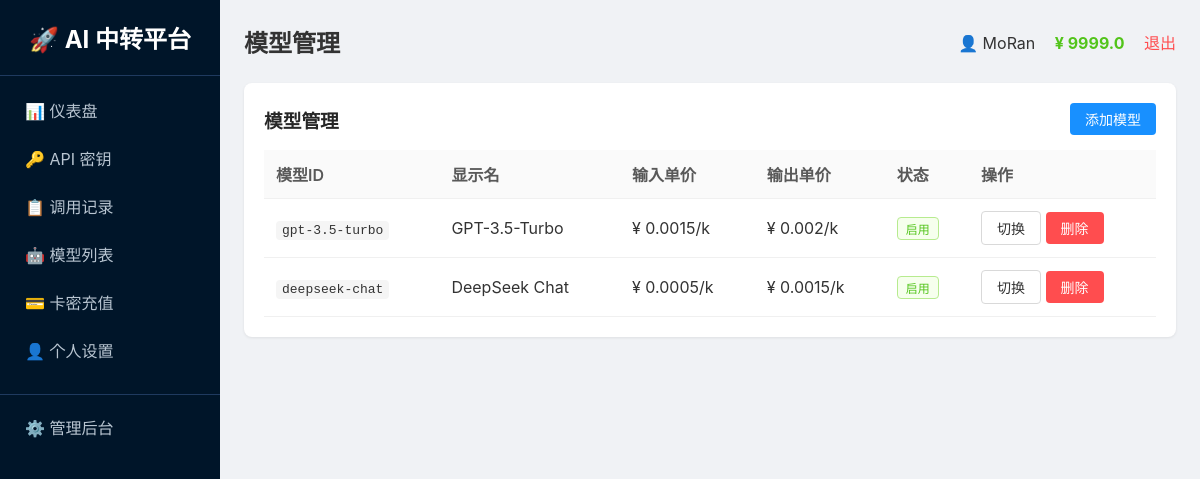
The page /admin/models (signed in) on the database its author committed.
### tables this page shows
CREATE TABLE users
                 (id INTEGER PRIMARY KEY AUTOINCREMENT,
                  username TEXT UNIQUE NOT NULL,
                  password TEXT NOT NULL,
                  balance REAL DEFAULT 0,
                  is_admin INTEGER DEFAULT 0,
                  status INTEGER DEFAULT 1,
                  created_at TEXT);

CREATE TABLE models
                 (id INTEGER PRIMARY KEY AUTOINCREMENT,
                  name TEXT UNIQUE NOT NULL,
                  display_name TEXT,
                  base_url TEXT NOT NULL,
                  api_key TEXT NOT NULL,
                  input_price REAL NOT NULL,
                  output_price REAL NOT NULL,
                  status INTEGER DEFAULT 1,
                  sort INTEGER DEFAULT 0);

### app.py (the view)
@app.route('/admin/models')
@login_required
@admin_required
def admin_models():
    user = get_user()
    conn = get_db()
    if USE_POSTGRES:
        models = fetch_all(conn, "SELECT * FROM models ORDER BY sort ASC")
    else:
        models = fetch_all(conn, "SELECT * FROM models ORDER BY sort ASC")
    conn.close()
    return render_template('admin_models.html',
                           page_title='模型管理',
                           user=user,
                           menu_items=MENU_ITEMS,
                           active_menu='admin',
                           models=models)

### app.py (called while the page is built)
def get_db():
    if USE_POSTGRES:
        if not PSYCOPG2_AVAILABLE:
            raise RuntimeError("PostgreSQL 数据库需要 psycopg2 库，请安装: pip install psycopg2-binary")
        conn = psycopg2.connect(DATABASE_URL)
        conn.autocommit = False
        return conn
    else:
        import sqlite3
        db_path = os.environ.get('DATABASE_PATH', os.path.join(os.path.dirname(os.path.abspath(__file__)), 'platform.db'))
        conn = sqlite3.connect(db_path)
        conn.row_factory = sqlite3.Row
        return conn

def get_user():
    if 'user_id' not in session:
        return None
    conn = get_db()
    if USE_POSTGRES:
        cursor = conn.cursor(cursor_factory=RealDictCursor)
        cursor.execute("SELECT * FROM users WHERE id = %s", (session['user_id'],))
        user = cursor.fetchone()
        cursor.close()
    else:
        cursor = conn.cursor()
        cursor.execute("SELECT * FROM users WHERE id = ?", (session['user_id'],))
        row = cursor.fetchone()
        cursor.close()
        if row:
            columns = [desc[0] for desc in cursor.description]
            user = dict(zip(columns, row))
        else:
            user = None
    conn.close()
    return user

def login_required(f):
    @wraps(f)
    def decorated_function(*args, **kwargs):
        if 'user_id' not in session:
            return redirect('/login')
        return f(*args, **kwargs)
    return decorated_function

def admin_required(f):
    @wraps(f)
    def decorated_function(*args, **kwargs):
        if session.get('is_admin', 0) != 1:
            abort(403)
        return f(*args, **kwargs)
    return decorated_function

def fetch_all(conn, query, params=None):
    if USE_POSTGRES:
        cursor = conn.cursor(cursor_factory=RealDictCursor)
        cursor.execute(query, params or ())
        results = cursor.fetchall()
        cursor.close()
        return results
    else:
        cursor = conn.cursor()
        cursor.execute(query, params or ())
        rows = cursor.fetchall()
        columns = [desc[0] for desc in cursor.description]
        results = [dict(zip(columns, row)) for row in rows]
        cursor.close()
        return results

### templates/admin_models.html (shortened to what this page needs)
{% extends "base.html" %}
{% block content %}
<div class="card">
    <div style="display:flex;justify-content:space-between;align-items:center;margin-bottom:15px">
        <h3 style="margin:0">模型管理</h3>
        <button class="btn btn-primary" onclick="document.getElementById('addForm').style.display='block'">添加模型</button>
    </div>
    <table>
        <tr><th>模型ID</th><th>显示名</th><th>输入单价</th><th>输出单价</th><th>状态</th><th>操作</th></tr>
        {% for m in models %}
        <tr>
            <td><code>{{ m.name }}</code></td>
            <td>{{ m.display_name or '-' }}</td>
            <td>¥ {{ m.input_price|round(4) }}/k</td>
            <td>¥ {{ m.output_price|round(4) }}/k</td>
            <td>{% if m.status %}<span class="tag tag-green">启用</span>{% else %}<span class="tag tag-red">禁用</span>{% endif %}</td>
            <td>
                <a href="/admin/models/toggle/{{ m.id }}" class="btn btn-default">切换</a>
                <a href="/admin/models/delete/{{ m.id }}" class="btn btn-danger">删除</a>
            </td>
        </tr>
        {% endfor %}
    </table>
</div>
{% endblock %}

### templates/base.html (shortened to what this page needs)
<!DOCTYPE html>
<html>
<head>
</head>
<body>
    <div class="layout">
        <div class="sidebar">
            <h2>🚀 AI 中转平台</h2>
            {% for key, name, url in menu_items %}
                <a href="{{ url }}" class="menu-item {{ 'active' if active_menu == key else '' }}">{{ name }}</a>
            {% endfor %}
            {% if user and user.is_admin %}
                <a href="/admin" class="menu-item" style="margin-top:20px;border-top:1px solid #1f3a5f;padding-top:20px">⚙️ 管理后台</a>
            {% endif %}
        </div>
        <div class="main">
            <div class="header">
                <h2>{{ page_title }}</h2>
                <div>
                    <span>👤 {{ user.username if user else '未登录' }}</span>
                <span style="margin-left:15px;color:#52c41a;font-weight:bold">¥ {{ (user.balance|round(2)) if user else 0 }}</span>
                    <a href="/logout" class="logout">退出</a>
                </div>
            </div>
            {% block content %}{% endblock %}
        </div>
    </div>
</body>
</html>

### templates/base.html (style rules this page uses)
* { margin:0;padding:0;box-sizing:border-box }
body { font-family:-apple-system,BlinkMacSystemFont,'Segoe UI',Roboto,sans-serif;background:#f0f2f5;min-height:100vh;color:#333 }
.layout { display:flex;min-height:100vh }
.sidebar { width:220px;background:#001529;color:white;padding:20px 0;flex-shrink:0 }
.sidebar h2 { text-align:center;padding:0 20px 20px;border-bottom:1px solid #1f3a5f;margin-bottom:10px }
.menu-item { display:block;padding:12px 25px;color:#b8c5d1;text-decoration:none;transition:all 0.2s }
.main { flex:1;padding:24px;overflow-y:auto }
.header { display:flex;justify-content:space-between;align-items:center;margin-bottom:24px }
.card { background:white;border-radius:8px;padding:20px;box-shadow:0 1px 3px rgba(0,0,0,0.08);margin-bottom:20px }
.card h3 { margin-bottom:15px;color:#262626 }
table { width:100%;border-collapse:collapse }
th,td { padding:12px;text-align:left;border-bottom:1px solid #f0f0f0 }
th { background:#fafafa;font-weight:600;color:#595959 }
.btn { padding:6px 15px;border-radius:4px;border:none;cursor:pointer;font-size:14px;display:inline-block;text-decoration:none }
.btn-primary { background:#1890ff;color:white }
.btn-danger { background:#ff4d4f;color:white }
.btn-default { background:#fff;border:1px solid #d9d9d9;color:#333 }
.tag { display:inline-block;padding:2px 8px;border-radius:4px;font-size:12px }
.tag-green { background:#f6ffed;color:#52c41a;border:1px solid #b7eb8f }
.logout { color:#ff4d4f;text-decoration:none;margin-left:15px }
code { background:#f5f5f5;padding:2px 6px;border-radius:4px;font-family:monospace }

### rows shown on the page
users: username "MoRan", balance "9999.0"
models: name "gpt-3.5-turbo", display_name "GPT-3.5-Turbo", input_price "0.0015", output_price "0.002", status "启用"
models: name "deepseek-chat", display_name "DeepSeek Chat", input_price "0.0005", output_price "0.0015", status "启用"

### other values the page prints
{{ name }} "📊 仪表盘" "🔑 API 密钥" "📋 调用记录" "🤖 模型列表" "💳 卡密充值" "👤 个人设置"
{{ page_title }} "模型管理"
